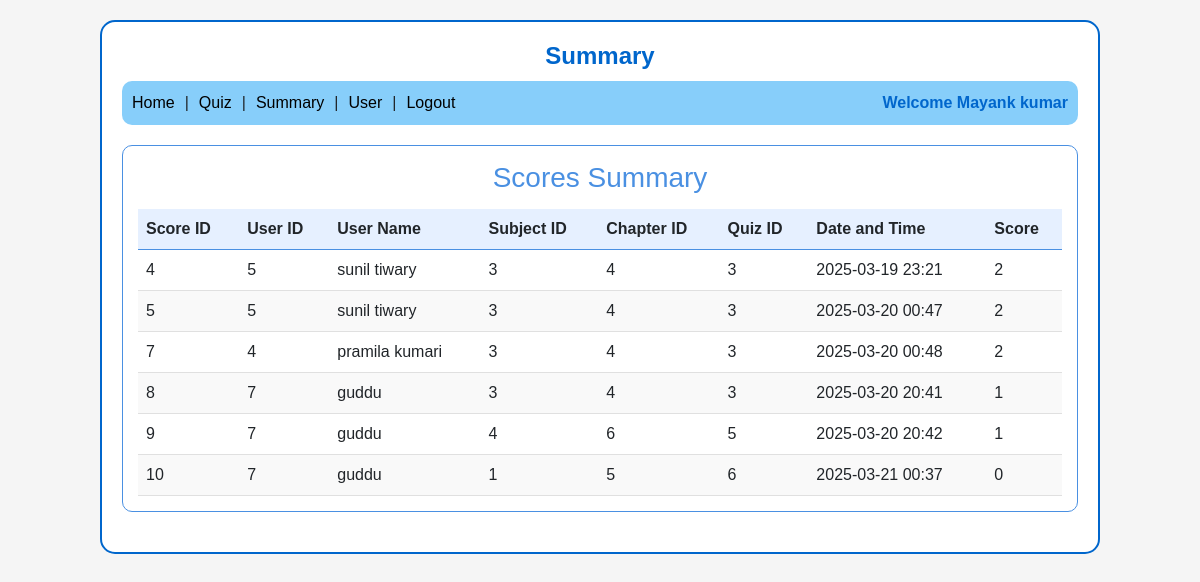
Page /summary on the committed database.
### application/models.py (models this page shows)
class User(db.Model):
    id=db.Column(db.Integer(),primary_key=True)
    username=db.Column(db.String(),unique=True,nullable=False)
    password=db.Column(db.String(),nullable=False)
    fullname=db.Column(db.String(),nullable=False,)
    qualification=db.Column(db.String(),nullable=False)
    dob=db.Column(db.String())
    type=db.Column(db.String(),default="general")
    scores = db.relationship('Score', backref='user', lazy=True)

class Score(db.Model):
    id = db.Column(db.Integer(), primary_key=True)
    user_id = db.Column(db.Integer(), db.ForeignKey('user.id'), nullable=False)
    quiz_id = db.Column(db.Integer(), db.ForeignKey('quiz.id'), nullable=False)
    score = db.Column(db.Integer(), nullable=False)
    attempt_date = db.Column(db.DateTime())

class Subject(db.Model):
    id = db.Column(db.Integer(), primary_key=True,unique=True)
    name = db.Column(db.String(), nullable=False,unique=True)
    description = db.Column(db.Text())
    chapters = db.relationship('Chapter', backref='subject', lazy='dynamic')

class Chapter(db.Model):
    id = db.Column(db.Integer(), primary_key=True)
    name = db.Column(db.String(), nullable=False, unique=True)
    description = db.Column(db.Text())
    subject_id = db.Column(db.Integer(), db.ForeignKey('subject.id'), nullable=False)
    quizzes = db.relationship('Quiz', backref='chapter', lazy='dynamic')

class Quiz(db.Model):
    id = db.Column(db.Integer(), primary_key=True)
    chapter_id = db.Column(db.Integer(), db.ForeignKey('chapter.id'), nullable=False)
    date_of_quiz = db.Column(db.DateTime())
    time_duration = db.Column(db.Integer(),nullable=False)  # in minutes
    questions = db.relationship('Question', backref='quiz', lazy='dynamic')
    scores = db.relationship('Score', backref='quiz', lazy=True, cascade="all, delete-orphan")

### application/controllers.py (the view)
@app.route("/summary", methods=["GET"])
def summary():
    this_user = User.query.filter_by(type="admin").first()
    scores_data = db.session.query(
        Score,
        User,
        Quiz,
        Chapter,
        Subject
    ).join(
        User, Score.user_id == User.id
    ).join(
        Quiz, Score.quiz_id == Quiz.id
    ).join(
        Chapter, Quiz.chapter_id == Chapter.id
    ).join(
        Subject, Chapter.subject_id == Subject.id
    ).all()
    summary_data = []
    for score, user, quiz, chapter, subject in scores_data:
        summary_data.append({
            'score_id': score.id,
            'user_id': user.id,
            'fullname': user.fullname,
            'subject_id': subject.id,
            'chapter_id': chapter.id,
            'quiz_id': quiz.id,
            'date_time': score.attempt_date.strftime('%Y-%m-%d %H:%M') if score.attempt_date else 'N/A',
            'score': score.score
        })
    return render_template("admin/summary.html", this_user=this_user, summary_data=summary_data)

### templates/admin/summary.html (shortened to what this page needs)
<!DOCTYPE html>
<html lang="en">
<head>
    <link href="https://cdn.jsdelivr.net/npm/bootstrap@5.3.3/dist/css/bootstrap.min.css" rel="stylesheet">
</head>
<body>
    <div class="dashboard-container">
        <h1 class="dashboard-header">Summary</h1>
        <div class="nav-bar">
            <div class="nav-links">
                <a href="/admin_dashboard">Home</a> |
                <a href="/quiz_management">Quiz</a> |
                <a href="/summary">Summary</a> |
                <a href="/user_list">User</a> |
                <a href="/logout">Logout</a>
            </div>
            <div class="welcome-text">Welcome {{this_user.fullname}}</div>
        </div>
        <div class="panel">
            <h3 class="panel-title" style="text-align: center;">Scores Summary</h3>
            <div class="table-responsive">
                <table>
                    <thead>
                        <tr>
                            <th>Score ID</th>
                            <th>User ID</th>
                            <th>User Name</th>
                            <th>Subject ID</th>
                            <th>Chapter ID</th>
                            <th>Quiz ID</th>
                            <th>Date and Time</th>
                            <th>Score</th>
                        </tr>
                    </thead>
                    <tbody>
                            {% for data in summary_data %}
                            <tr>
                                <td>{{ data.score_id }}</td>
                                <td>{{ data.user_id }}</td>
                                <td>{{ data.fullname }}</td>
                                <td>{{ data.subject_id }}</td>
                                <td>{{ data.chapter_id }}</td>
                                <td>{{ data.quiz_id }}</td>
                                <td>{{ data.date_time }}</td>
                                <td>{{ data.score }}</td>
                            </tr>
                            {% endfor %}
                    </tbody>
                </table>
            </div>
        </div>
    </div>
</body>
</html>

### templates/admin/summary.html (style rules this page uses)
* { margin: 0; padding: 0; box-sizing: border-box; font-family: Arial, sans-serif; }
body { background-color: #f5f5f5; }
.dashboard-container { max-width: 1000px; margin: 20px auto; border: 2px solid #0066cc; border-radius: 15px; padding: 20px; background-color: white; }
.dashboard-header { text-align: center; color: #0066cc; margin-bottom: 10px; font-weight: bold; font-size: 1.5rem; }
.nav-bar { display: flex; justify-content: space-between; background-color: #87CEFA; padding: 10px; border-radius: 10px; margin-bottom: 20px; }
.nav-links { display: flex; gap: 10px; }
.nav-links a { text-decoration: none; color: #000; }
.welcome-text { font-weight: bold; color: #0066cc; }
.panel { border: 1px solid #4a90e2; border-radius: 10px; padding: 15px; margin-bottom: 20px; }
.panel-title { margin-top: 0; color: #4a90e2; margin-bottom: 15px; }
table { width: 100%; border-collapse: collapse; }
th { background-color: #e6f0ff; padding: 8px; text-align: left; border-bottom: 1px solid #4a90e2; }
td { padding: 8px; border-bottom: 1px solid #e0e0e0; }
.table-responsive { overflow-x: auto; }
tr:nth-child(even) { background-color: #f9f9f9; }

### rows in the picture
User: fullname "Mayank kumar"
Score: score_id "4", user_id "5", fullname "sunil tiwary", subject_id "3", chapter_id "4", quiz_id "3", date_time "2025-03-19 23:21", score "2", score_id "5", date_time "2025-03-20 00:47"
Score: score_id "7", user_id "4", fullname "pramila kumari", subject_id "3", chapter_id "4", quiz_id "3", date_time "2025-03-20 00:48", score "2"
Score: score_id "8", user_id "7", fullname "guddu", subject_id "3", chapter_id "4", quiz_id "3", date_time "2025-03-20 20:41", score "1", score_id "9", subject_id "4", chapter_id "6", quiz_id "5", date_time "2025-03-20 20:42", score_id "10", subject_id "1", chapter_id "5", quiz_id "6", date_time "2025-03-21 00:37", score "0"
